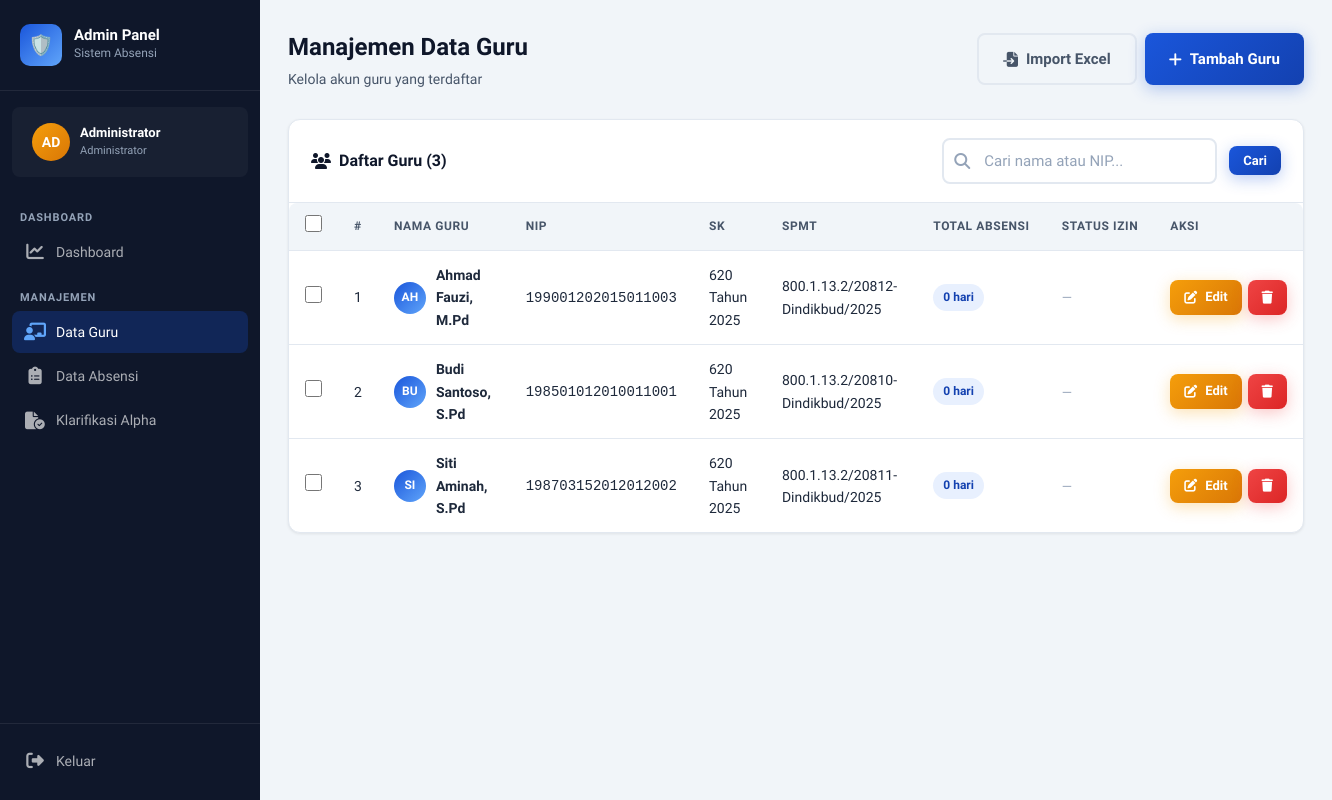
/admin/guru.php (signed in), run on the app's committed database.
### tables this page shows
CREATE TABLE IF NOT EXISTS guru (
    id INT AUTO_INCREMENT PRIMARY KEY,
    nama VARCHAR(100) NOT NULL,
    nip VARCHAR(30) NOT NULL UNIQUE,
    sk VARCHAR(50) DEFAULT NULL,
    spmt VARCHAR(100) DEFAULT NULL,
    password VARCHAR(255) NOT NULL,
    created_at TIMESTAMP DEFAULT CURRENT_TIMESTAMP
);

### includes/auth_admin.php (called while the page is built, shortened)
<?php
require_once __DIR__ . '/config.php';
$admin_id = (int)$_SESSION['admin_id'];
$stmt = $conn->prepare("SELECT * FROM admin WHERE id = ?");
$stmt->bind_param("i", $admin_id);
$stmt->execute();
$result = $stmt->get_result();
$admin = $result->fetch_assoc();
?>

### includes/config.php (called while the page is built, shortened)
<?php
function sanitize($conn, $data) {
    return $conn->real_escape_string(trim($data));
}
?>

### admin/guru.php (the view, shortened to what this page needs)
<?php
require_once '../includes/auth_admin.php';
$today = date('Y-m-d');
$search = sanitize($conn, $_GET['cari'] ?? '');
$whereSearch = $search ? "WHERE g.nama LIKE '%$search%' OR g.nip LIKE '%$search%'" : '';
$guruList = $conn->query("
    SELECT g.*,
           (SELECT COUNT(*) FROM absensi a WHERE a.guru_id = g.id) as total_absensi,
           (SELECT COUNT(*) FROM izin_absen iz WHERE iz.guru_id = g.id AND iz.tanggal = '$today') as punya_izin,
           (SELECT a2.status FROM absensi a2 WHERE a2.guru_id = g.id AND a2.tanggal = '$today') as status_hari_ini
    FROM guru g $whereSearch ORDER BY g.nama ASC
");
?>
<!DOCTYPE html>
<html lang="id">
<head>
    <link rel="stylesheet" href="../css/style.css">
    <link rel="stylesheet" href="https://cdnjs.cloudflare.com/ajax/libs/font-awesome/6.5.0/css/all.min.css">
</head>
<body>
<div class="app-layout">
    <aside class="sidebar">
        <div class="sidebar-header">
            <div class="sidebar-brand">
                <div class="brand-icon">🛡️</div>
                <div class="brand-text"><h2>Admin Panel</h2><p>Sistem Absensi</p></div>
            </div>
        </div>
        <div class="sidebar-user">
            <div class="user-avatar" style="background: linear-gradient(135deg, #f59e0b, #d97706);">AD</div>
            <div class="user-info">
                <h4><?= htmlspecialchars($admin['nama']) ?></h4>
                <p>Administrator</p>
            </div>
        </div>
        <nav class="sidebar-nav">
            <div class="nav-section">
                <div class="nav-section-title">Dashboard</div>
                <a href="dashboard.php" class="nav-item"><i class="fas fa-chart-line nav-icon"></i> Dashboard</a>
            </div>
            <div class="nav-section">
                <div class="nav-section-title">Manajemen</div>
                <a href="guru.php" class="nav-item active"><i class="fas fa-chalkboard-teacher nav-icon"></i> Data Guru</a>
                <a href="absensi.php" class="nav-item"><i class="fas fa-clipboard-list nav-icon"></i> Data Absensi</a>
                <a href="klarifikasi.php" class="nav-item" style="position:relative;">
                    <i class="fas fa-file-circle-check nav-icon"></i> Klarifikasi Alpha
                </a>
            </div>
        </nav>
        <div class="sidebar-footer">
            <a href="../logout.php" class="nav-item" onclick="return confirm('Yakin ingin keluar?')">
                <i class="fas fa-sign-out-alt nav-icon"></i> Keluar
            </a>
        </div>
    </aside>
    <main class="main-content">
        <div class="topbar">
            <div class="topbar-left">
                <h1>Manajemen Data Guru</h1>
                <p>Kelola akun guru yang terdaftar</p>
            </div>
            <div style="display:flex; gap:8px;">
                <a href="import_guru.php" class="btn btn-outline">
                    <i class="fas fa-file-import"></i> Import Excel
                </a>
                <button class="btn btn-primary" onclick="openModal('modal-tambah')">
                    <i class="fas fa-plus"></i> Tambah Guru
                </button>
            </div>
        </div>
        <div class="card">
            <div class="card-header">
                <div class="card-title"><i class="fas fa-users"></i> Daftar Guru (<?= $guruList->num_rows ?>)</div>
                <form method="GET" class="filter-bar">
                    <div class="search-box">
                        <i class="fas fa-search search-icon"></i>
                        <input type="text" name="cari" class="form-control" placeholder="Cari nama atau NIP..." value="<?= htmlspecialchars($search) ?>">
                    </div>
                    <button type="submit" class="btn btn-primary btn-sm">Cari</button>
                </form>
            </div>
            <div class="card-body" style="padding: 0;">
                <div class="table-wrapper">
                    <table>
                        <thead>
                            <tr>
                                <th class="cb-cell">
                                    <input type="checkbox" class="guru-cb" id="cb-all" title="Pilih semua" onchange="toggleAll(this)">
                                </th>
                                <th>#</th>
                                <th>Nama Guru</th>
                                <th>NIP</th>
                                <th>SK</th>
                                <th>SPMT</th>
                                <th>Total Absensi</th>
                                <th>Status Izin</th>
                                <th>Aksi</th>
                            </tr>
                        </thead>
                        <tbody>
                            <?php $no = 1; if ($guruList->num_rows > 0): while ($row = $guruList->fetch_assoc()): ?>
                            <tr class="<?= $row['punya_izin'] ? 'has-izin' : '' ?>" data-id="<?= $row['id'] ?>">
                                <td class="cb-cell">
                                    <input type="checkbox" class="guru-cb guru-check"
                                           value="<?= $row['id'] ?>"
                                           data-nama="<?= htmlspecialchars($row['nama']) ?>"
                                           onchange="updateBulkBar()">
                                </td>
                                <td><?= $no++ ?></td>
                                <td>
                                    <div style="display:flex; align-items:center; gap: 10px;">
                                        <div class="user-avatar" style="width:32px; height:32px; font-size:0.75rem; flex-shrink:0;">
                                            <?= strtoupper(substr($row['nama'], 0, 2)) ?>
                                        </div>
                                        <strong><?= htmlspecialchars($row['nama']) ?></strong>
                                    </div>
                                </td>
                                <td><code><?= htmlspecialchars($row['nip']) ?></code></td>
                                <td><?= htmlspecialchars($row['sk'] ?: '-') ?></td>
                                <td><?= htmlspecialchars($row['spmt'] ?: '-') ?></td>
                                <td><span class="badge badge-primary"><?= $row['total_absensi'] ?> hari</span></td>
                                <td>
                                    <?php if ($row['punya_izin']): ?>
                                        <span class="badge-izin"><i class="fas fa-unlock" style="font-size:0.65rem;"></i> Izin Aktif</span>
                                    <?php elseif ($row['status_hari_ini'] === 'hadir'): ?>
                                        <span class="badge" style="background:#d1fae5;color:#065f46;">✅ Hadir</span>
                                    <?php elseif ($row['status_hari_ini'] === 'izin'): ?>
                                        <span class="badge" style="background:#dbeafe;color:#1e40af;">📋 Izin</span>
                                    <?php elseif ($row['status_hari_ini'] === 'sakit'): ?>
                                        <span class="badge" style="background:#fef3c7;color:#92400e;">🏥 Sakit</span>
                                    <?php elseif ($row['status_hari_ini'] === 'alpha'): ?>
                                        <span class="badge badge-danger">🚫 Alpha</span>
                                    <?php else: ?>
                                        <span style="color:var(--gray-400);font-size:0.82rem;">—</span>
                                    <?php endif; ?>
                                </td>
                                <td>
                                    <div style="display:flex; gap: 6px;">
                                        <a href="guru.php?edit=<?= $row['id'] ?>" class="btn btn-warning btn-sm" onclick="scrollToForm()">
                                            <i class="fas fa-edit"></i> Edit
                                        </a>
                                        <a href="guru.php?delete=<?= $row['id'] ?>" class="btn btn-danger btn-sm"
                                           onclick="return confirm('Hapus guru <?= htmlspecialchars(addslashes($row['nama'])) ?>?\nSemua data absensinya juga akan terhapus!')">
                                            <i class="fas fa-trash"></i>
                                        </a>
                                    </div>
                                </td>
                            </tr>
                            <?php endwhile; endif; ?>
                        </tbody>
                    </table>
                </div>
            </div>
        </div>
    </main>
</div>
</body>
</html>

### admin/guru.php (style rules this page uses)
.guru-cb { width: 17px; height: 17px; cursor: pointer; accent-color: var(--primary); }
.cb-cell { width: 40px; text-align: center; }

### data on the page
guru: nama "AH", nama "Ahmad Fauzi, M.Pd", nip "199001202015011003", sk "620 Tahun 2025", spmt "800.1.13.2/20812-Dindikbud/2025", total_absensi "0"
guru: nama "BU", nama "Budi Santoso, S.Pd", nip "198501012010011001", sk "620 Tahun 2025", spmt "800.1.13.2/20810-Dindikbud/2025", total_absensi "0"
guru: nama "SI", nama "Siti Aminah, S.Pd", nip "198703152012012002", sk "620 Tahun 2025", spmt "800.1.13.2/20811-Dindikbud/2025", total_absensi "0"

### other printed values
$admin['nama'] "Administrator"
$guruList->num_rows "3"
